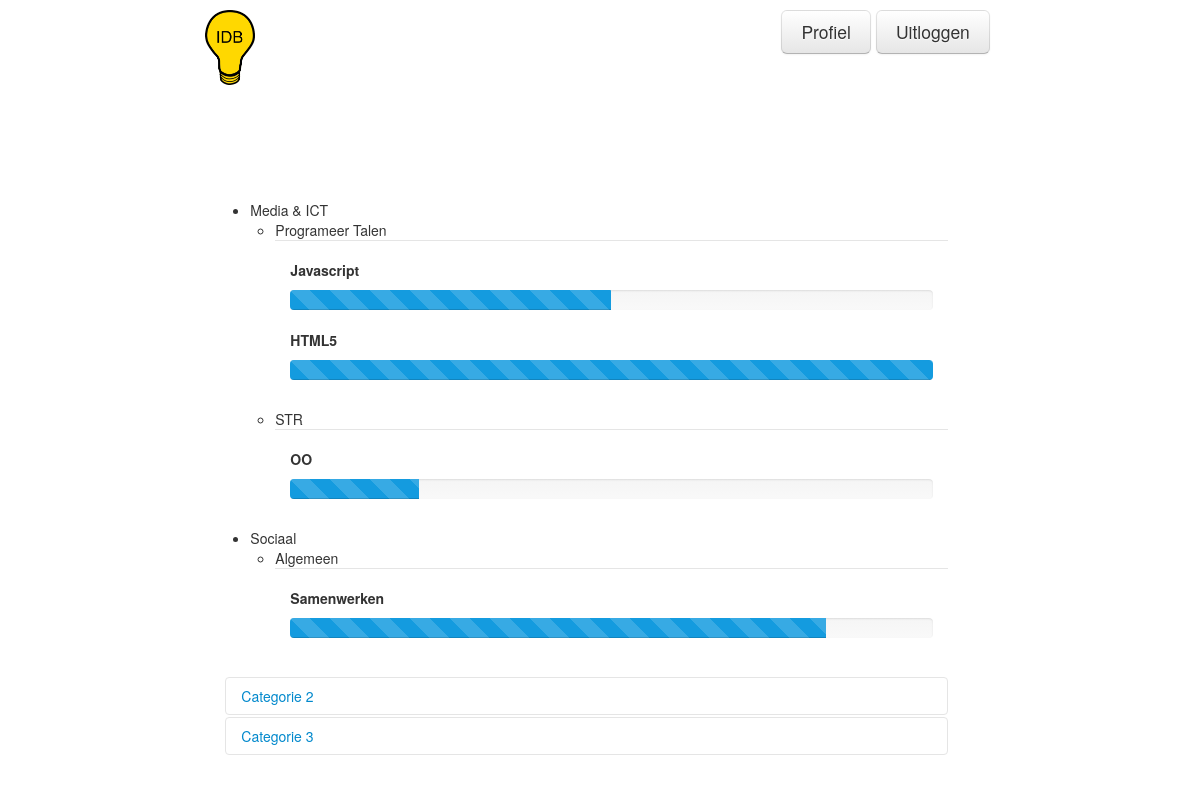
Page /skillTree.php (signed in) on the committed database.
### tables this page shows
CREATE TABLE IF NOT EXISTS `StudentsSkills` (
  `Students_idStudent` int(11) NOT NULL,
  `Skills_idSkills` int(11) NOT NULL,
  `Level` int(11) NOT NULL,
  PRIMARY KEY (`Students_idStudent`,`Skills_idSkills`),
  KEY `fk_Students_has_Skills_Skills1` (`Skills_idSkills`),
  KEY `fk_Students_has_Skills_Students` (`Students_idStudent`)
);

CREATE TABLE IF NOT EXISTS `Skills` (
  `idSkills` int(11) NOT NULL AUTO_INCREMENT,
  `Name` varchar(45) NOT NULL,
  `Categorie` varchar(45) DEFAULT NULL,
  `SubCategorie` varchar(45) DEFAULT NULL,
  `MaxLevel` int(11) NOT NULL,
  PRIMARY KEY (`idSkills`)
);

### skillTree.php (the view, shortened to what this page needs)
<?php
	include("./Config/database.php");
	$Student = mysqli_query($db, "SELECT * FROM Students
								  INNER JOIN StudentsSkills
								  ON Students.idStudent = StudentsSkills.Students_idStudent
								  INNER JOIN Skills
								  ON StudentsSkills.Skills_idSkills = Skills.idSkills
								  WHERE Students.idStudent = 1");
	$studentSkills = array();
	if(mysqli_num_rows($Student)!=0)
	{
		while($row = mysqli_fetch_assoc($Student))
		{
			$obj = new Skill;
			$obj->id = $row['idSkills']; $obj->name = $row['Name']; $obj->lvl = $row['MaxLevel']; $obj->maxLvl = $row['Level'];$obj->categorie = $row['Categorie']; $obj->subCategorie = $row['SubCategorie'];
			array_push($studentSkills, $obj);
		}
	}
	$cats = array();
	function getCat($name,$obj)
	{
		foreach($obj as $st){
			if($st->name == $name)
			{
				return  $st;
			}
		}
		return false;
	}
	function dupCat($str, $obj){
		if(count($obj) !=0){
			foreach($obj as $st){
				if($str == $st->name){
					return true;
				}
			}
			return false;
		}
		else{
			return false;
		}
	}
	foreach($studentSkills as $skill){
		if(dupCat($skill->categorie,$cats) == false)
		{
			$cat = new Cat;
			$cat->name = $skill->categorie;
			$cat->subCats = array();
			$subCat = new subCat;
			$subCat->name = $skill->subCategorie;
			$subCat->skills = array();
			array_push($subCat->skills, $skill);
			array_push($cat->subCats, $subCat);
			array_push($cats, $cat);
		}else{
			$cat = getCat($skill->categorie,$cats);
			if(dupCat($skill->subCategorie,$cat->subCats) == false)
			{
				$subCat = new subCat;
				$subCat->name = $skill->subCategorie;
			}else{
				$subCat = getCat($skill->subCategorie,$cat->subCats);
				array_push($subCat->skills, $skill);
			}
		}
	}
?>
<!DOCTYPE HTML>
<html>
<head>
<link href="assets/css/bootstrap.css" rel="stylesheet" media="screen">
<link href="assets/css/bootstrap-responsive.css" rel="stylesheet">
<link rel="stylesheet" type="text/css" href="assets/css/style_idb.css" />
</head>
<body>
    <div class="row-fluid">
        <div class="span12">
          <div class="row-fluid">
            <div class="span2">
            </div>
            <div class="span8">
              <div class="row-fluid">
                <div class="span12 header">
                    <a href="index.php"><img class="logo" src="assets/img/logo.png" /></a>
                    <a href="#UitloggenModal" role="button" class="btn btn-large pull-right" data-toggle="modal">Uitloggen</a>
                    <a href="#ProfielModal" role="button" class="btn btn-large pull-right" data-toggle="modal">Profiel</a>
                </div>
                <div class="span12">
                    <div class="row-fluid">
                        <div class="span11">
                            <div class="accordion" id="accordion2">
							<ul>
								<?php foreach($cats as $cat){ ?>
									<li> <?php echo $cat->name;?>
										<ul>
											<?php foreach($cat->subCats as $subCat){ ?>
												<li> <?php echo $subCat->name;?>
													<div class="accordion-inner">
														<?php foreach($subCat->skills as $skill){ ?>
															<h5><?php echo $skill->name;?></h5>
															<div class="progress progress-striped active">
																<?php
																	$progress = 5 / ($skill->maxLvl /100);
																?>
																<div class="bar" <?php echo "style ='width: ".$progress."%'"?>></div>
															</div>
														<?php }?>
													</div>
												</li>
											<?php }?>
										</ul>
									</li>
								<?php }?>
							</ul>
							<div class="accordion" id="accordion2">
                              <div id="#subaccordion2" class="accordion-group">
                                <div class="accordion-heading">
                                  <a class="accordion-toggle" data-toggle="collapse" data-parent="#accordion2" href="#collapseTwo">
                                    Categorie 2
                                  </a>
                                </div>
                              </div>
                              <div class="accordion" id="accordion3">
                              <div id="#subaccordion3" class="accordion-group">
                                <div class="accordion-heading">
                                  <a class="accordion-toggle" data-toggle="collapse" data-parent="#accordion3" href="#collapseThree">
                                    Categorie 3
                                  </a>
                                </div>
                              </div>
                            </div>
                        </div>
                    </div>
                </div>
              </div>
            </div>
            <div class="span2">
            </div>
          </div>
        </div>
    </div>
</body>
</html>

### assets/css/style_idb.css (style rules this page uses)
.header { height: 150px; margin-bottom: 50px; padding-top: 10px; }
.header img { height: 75px; width: 50px; }
.btn { margin-right: 5px; }

### rows in the picture
studentsskills: Skills_idSkills.Categorie "Media & ICT", Skills_idSkills.SubCategorie "Programeer Talen", Skills_idSkills.Name "Javascript", Level 10 (drawn)
studentsskills: Skills_idSkills.Name "HTML5", Level 3 (drawn)
studentsskills: Skills_idSkills.SubCategorie "STR", Skills_idSkills.Name "OO", Level 25 (drawn)
studentsskills: Skills_idSkills.Categorie "Sociaal", Skills_idSkills.SubCategorie "Algemeen", Skills_idSkills.Name "Samenwerken", Level 6 (drawn)
